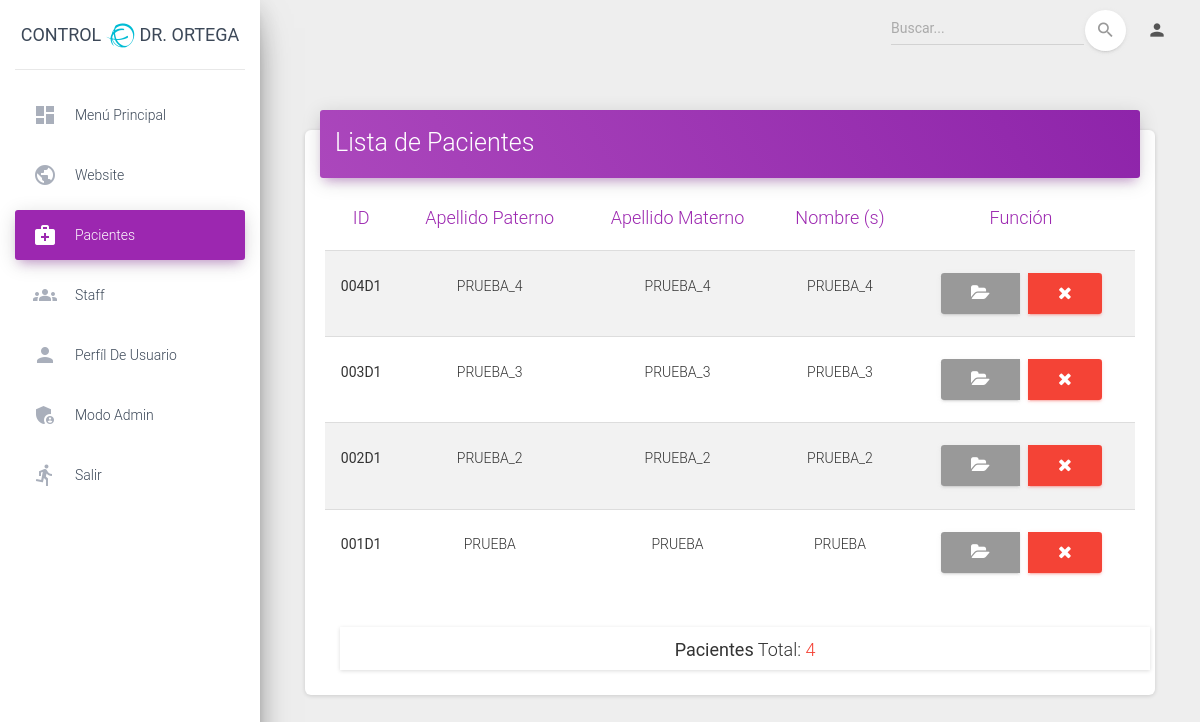
The app's page /pacientes/pacientes_lista/ (signed in) with its own data.
### paciente/models.py (models this page shows, shortened)
class Paciente(models.Model):
    sexo_opciones= (
        ('M', 'Masculino'),
        ('F', 'Femenino'),
    )
    id_Paciente = models.CharField(max_length=50)
    Nombre = models.CharField(max_length=50)
    Apellido_Paterno = models.CharField(max_length=100)
    Apellido_Materno = models.CharField(max_length=100, null=True, blank=True)
    Fecha_Nacimiento = models.DateField(null=True, blank=True)
    Edad = models.IntegerField(null=True, blank=True)
    Sexo = models.CharField(max_length=1, choices=sexo_opciones, null=True, blank=True)
    Estado_Civil = models.CharField(max_length=30, null=True, blank=True)
    Ocupacion = models.CharField(max_length=100, null=True, blank=True)
    Nacionalidad = models.CharField(max_length=30, null=True, blank=True)
    Domicilio = models.CharField(max_length=400, null=True, blank=True)
    Ciudad = models.CharField(max_length=30, null=True, blank=True)
    Telefono = models.CharField(max_length=30, null=True, blank=True)
    Email = models.EmailField(null=True, blank=True)
    Foto = models.ImageField(null=True, upload_to='pacientes_fotos', blank=True)
    id_Expediente = models.OneToOneField(Record, null=True, on_delete=models.CASCADE)
    class Meta:
        verbose_name = ("Paciente")
        verbose_name_plural = ("Pacientes")
        ordering = ("-id",)

class Record(models.Model):
    id_record = models.CharField(max_length=50, null=True, unique=True)
    Expediente = RichTextUploadingField()
    def __str__(self):
        return str(self.id_record)

### paciente/views.py (the view)
# urls.py: path('pacientes_lista/', login_required(views.index), name='class_pacientes_lista'),
def index(request):
    pacientes = Paciente.objects.order_by('-id')
    paginator = Paginator(pacientes,10)
    contador = Paciente.objects.all().count()
    hombres_contador = Paciente.objects.filter(Sexo__contains='M').count()
    mujeres_contador = Paciente.objects.filter(Sexo__contains='F').count()
    mayores_80 = Paciente.objects.filter(Edad__gte=80).count()
    pacientes_10 = Paciente.objects.filter(Edad__lte=10).count()
    page = request.GET.get('page')
    paged_pacientes = paginator.get_page(page)
    context = {'pacientes' : paged_pacientes, 'contador':contador,
               'hombres_contador':hombres_contador, 'mujeres_contador':mujeres_contador,
               'mayores_80':mayores_80, 'pacientes_10':pacientes_10,
               }
    return render (request, 'pacientes_lista.html', context)

### paciente/templates/pacientes_lista.html (shortened to what this page needs)
{% extends 'bases/base_sin_sidebar.html' %}
{% load static %}
{% load humanize %}
{% block sidebar %}
<div class="sidebar" data-color="purple" data-background-color="white" data-image="/static/assets/img/sidebar-1.jpg">
  <div class="logo">
    <a target="_blank" rel="noopener noreferrer" class="simple-text logo-normal">
      Control <i class="fa fa-ravelry fa-lg text-info" aria-hidden="true"></i> Dr. Ortega
   </a>
  </div>
  <div class="sidebar-wrapper">
    <ul class="nav">
    {% if request.user.is_authenticated %}
      <li class="nav-item ">
        <a class="nav-link" href="{% url 'dashboard' %}">
          <i class="material-icons">dashboard</i>
          <p>Menú Principal</p>
        </a>
      </li>
      <li class="nav-item">
          <a class="nav-link" href="/">
            <i class="material-icons">public</i>
            <p>Website</p>
          </a>
      </li>
      <li class="nav-item active {% if 'page-user' in segment %} active {% endif %}">
        <a class="nav-link" href="{% url 'class_pacientes_lista' %}">
          <i class="material-icons">medical_services</i>
          <p>Pacientes</p>
        </a>
      </li>
      <li class="nav-item {% if 'ui-tables' in segment %} active {% endif %}">
        <a class="nav-link" href="{% url 'class_staff_lista' %}">
          <i class="material-icons">groups</i>
          <p>Staff</p>
        </a>
      </li>
      <li class="nav-item {% if 'ui-typography' in segment %} active {% endif %}">
        <a class="nav-link" href="{% url 'class_detail_staff' user.staff.id %}">
          <i class="material-icons">person</i>
          <p>Perfíl de Usuario</p>
        </a>
      </li>
      <li class="nav-item {% if 'ui-typography' in segment %} active {% endif %}">
        <a class="nav-link" href="{% url 'admin:login' %}">
          <i class="material-icons">admin_panel_settings</i>
          <p>Modo Admin</p>
        </a>
      </li>
      <li class="nav-item ">
        <a class="nav-link" href="{% url 'logout' %}" >
          <i class="material-icons">directions_run</i>
          <p>Salir</p>
        </a>
      </li>
    {% endif %}
    </ul>
  </div>
</div>
{% endblock %}
{% block content %}
  <div class="container">
  <div class="row">
      <div class="col-md-12">
        <div class="card">
          <div class="card-header card-header-primary">
              <h3 class="card-title ">Lista de Pacientes</h3>
          </div>
          <div class="card-body">
            {% if pacientes %}
            <div class="table-responsive table-striped">
              <table class="table table-hover">
                <thead class="text-primary">
                  <tr>
                    <strong>
                      <th class="text-center "><h4>ID</h4></th>
                      <th class="text-center "><h4>Apellido Paterno</h4></th>
                      <th class="text-center "><h4>Apellido Materno</h4></th>
                      <th class="text-center "><h4>Nombre (s)</h4></th>
                      <th class="text-center "><h4>Función</h4></th>
                    </strong>
                  </tr>
              </thead>
              <tbody>
                  {% for paciente in pacientes %}
                  <tr>
                      <td class="text-center"><strong><p>{{paciente.id_Expediente}}</p></strong></td>
                      <td class="text-center"><p>{{paciente.Apellido_Paterno}}</p></td>
                      <td class="text-center"><p>{{paciente.Apellido_Materno}}</p></td>
                      <td class="text-center"><p>{{paciente.Nombre}}</p></td>
                      <td class="text-center">
                          <div class="btn-group btn-group-md">
                              <a href="{% url 'class_detail_paciente' paciente.id %}" title="Datos personales, galería, consultas y citas" class="btn mr-2"><i class="fa fa-folder-open"></i></a>
                              <a href="{% url 'class_delete_record' paciente.id %}" data-toggle="tooltip" title="¿Eliminar registro y sus datos?" class="btn btn-danger"><i class="fa fa-times"></i></a>
                          </div>
                      </td>
                  </tr>
                  {% endfor %}
              </tbody>
              </table>
            </div>
            {% else %}
              <center>
                <h3>no se han encontrado pacientes...</h3>
                <img src="{% static 'assets/img/new_logo.png' %}" alt="" style="width:30%;">
              </center>
            {% endif %}
            <div class="row">
              <div class="container offset-xl-4 ">
            </div>
          </div>
            <div class="card card-footer">
                <h4>
                  <strong>Pacientes</strong> Total: <span class="text-danger">{{contador|intcomma}}</span>
                </h4>
            </div>
          </div>
        </div>
      </div>
  </div>
</div>
  {% endblock %}

### records on screen
Paciente: id_Expediente "004D1", Apellido_Paterno "PRUEBA_4", Apellido_Materno "PRUEBA_4", Nombre "PRUEBA_4"
Paciente: id_Expediente "003D1", Apellido_Paterno "PRUEBA_3", Apellido_Materno "PRUEBA_3", Nombre "PRUEBA_3"
Paciente: id_Expediente "002D1", Apellido_Paterno "PRUEBA_2", Apellido_Materno "PRUEBA_2", Nombre "PRUEBA_2"
Paciente: id_Expediente "001D1", Apellido_Paterno "PRUEBA", Apellido_Materno "PRUEBA", Nombre "PRUEBA"

### other values on screen
{{ contador|intcomma }} "4"
